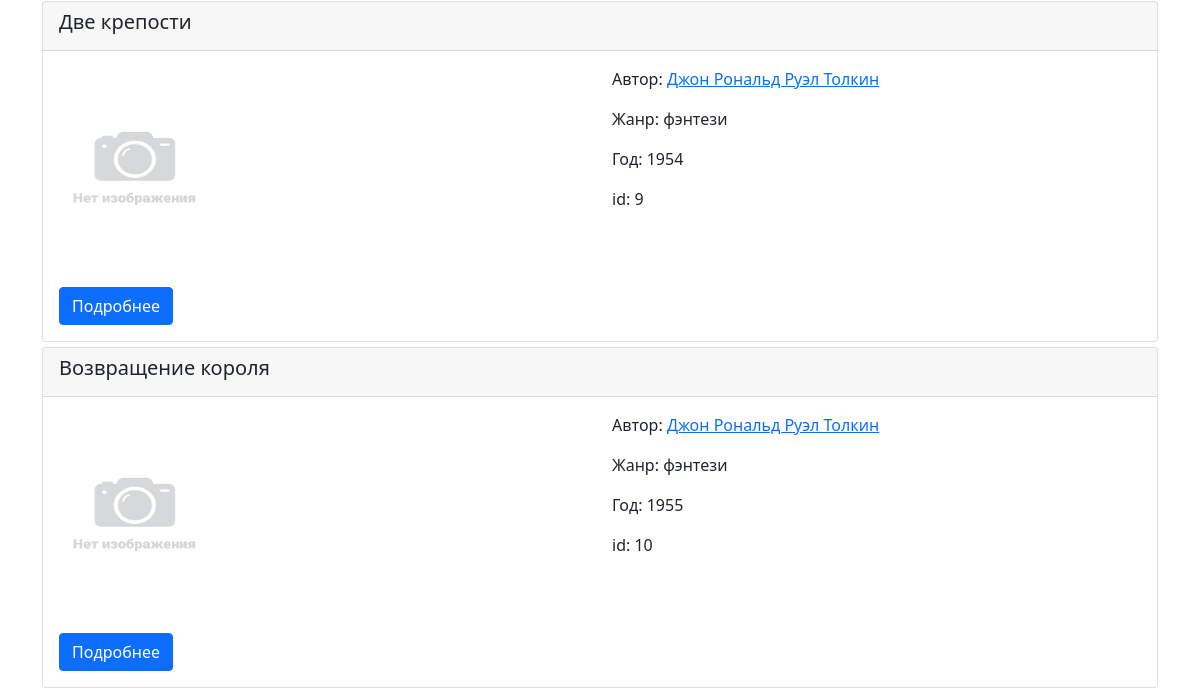
The app's page / (lower part), older data.
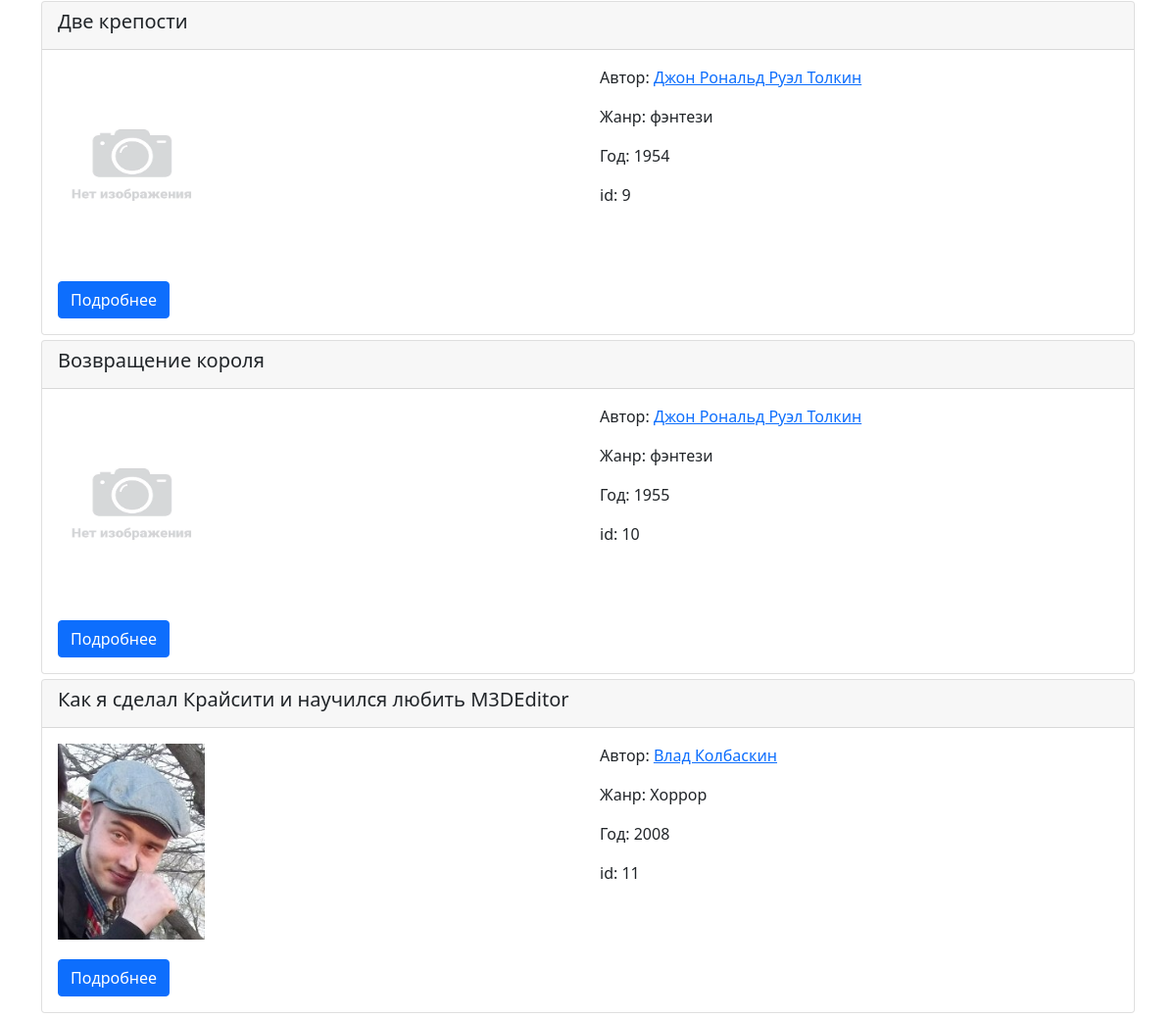
The same page, newer data.
### book/models.py (models this page shows, shortened)
class Book(models.Model):
    class Status(models.TextChoices):
        DRAFT = 'DF', 'Черновик'
        PUBLISHED = 'PB', 'Опубликовано'
    title = models.CharField(
        verbose_name='Название',
        help_text='Название книги до 100 символов',
        max_length=100,
    )
    author = models.ForeignKey('Author', on_delete=models.PROTECT)
    year = models.DecimalField(
        verbose_name='Год издания',
        help_text='Год издания книги',
        max_digits=4,
        decimal_places=0,
        blank=False,
    )
    genre = models.CharField(
        verbose_name='Жанр',
        help_text='Жанр книги до 50 символов',
        max_length=50,
        blank=False,
    )
    cover = models.ImageField(
        upload_to='img/covers',
        default='/img/covers/no_photo.webp',
        verbose_name='Обложка',
    )
    publish = models.DateTimeField(
        verbose_name='Дата публикации',
        default=timezone.now,
    )
    created = models.DateTimeField(
        verbose_name='Дата создания',
        auto_now_add=True,
    )
    updated = models.DateTimeField(
        verbose_name='Дата изменения',
        auto_now=True,
    )
    status = models.CharField(
        verbose_name='Статус',
        max_length=2,
        choices=Status.choices,
        default=Status.DRAFT,
    )
    objects = models.Manager()
    published = PublishedManager()
    class Meta:
        ordering = ['id']
        verbose_name = 'книгу'
        verbose_name_plural = 'Книги'

class Author(models.Model):
    name = models.CharField(
        verbose_name='Имя',
        help_text='Максимальная длина имени 100 символов',
        max_length=100,
        db_index=True,
    )
    slug = models.SlugField(
        max_length=255,
        unique=True,
        db_index=True,
    )
    class Meta:
        verbose_name = 'автора'
        verbose_name_plural = 'Авторы'
    def __str__(self):
        return self.name

### book/views.py (the view)
# urls.py: path('', views.index, name='home'),
def index(request):
    books = Book.published.all()
    return render(request, 'library/index.html', {'books': books})

### book/models.py (called while the page is built)
    def get_queryset(self) -> QuerySet:
        return super().get_queryset().filter(status='PB')

### templates/library/index.html (shortened to what this page needs)
{% extends "library/base.html" %}
{% load static %}
{% block content %}
{% for el in books %}
<div class="card" style="margin-bottom: 5px;">
    <div class="card-header">
        <h5>{{ el.title }}</h5>
    </div>
    <div class="card-body">
        <div class='row'>
            <div class="col-sm" style="height: 220px;">
                <img src={{ el.cover.url }} alt={{ el.title }} width="150" height="200">
            </div>
            <div class="col-sm">
                <p>Автор: <a href={% url "author" el.author.slug %}>{{ el.author }}</a></p>
                <p>Жанр: {{ el.genre }}</p>
                <p>Год: {{ el.year }}</p>
                <p>id: {{ el.id }}</p>
            </div>
        </div>
        <a class="btn btn-primary" href={% url "book" el.id %} role="button">Подробнее</a>
    </div>
</div>
{% endfor %}
{% endblock %}

### templates/library/base.html (shortened to what this page needs)
<!DOCTYPE html>
<html lang="ru">
<head>
    <link href="https://cdn.jsdelivr.net/npm/bootstrap@5.0.2/dist/css/bootstrap.min.css" rel="stylesheet">
</head>
<body>
    <div class="container">
        {% block content%}{% endblock %}
    </div>
</body>
</html>

### templates/library/header.html (shortened to what this page needs)
{% load static %}

Row changes from the older to the newer data that the page shows:
added Book: title "Как я сделал Крайсити и научился любить M3DEditor", cover (picture), author "Влад Колбаскин", genre "Хоррор", year "2008", id "11"
